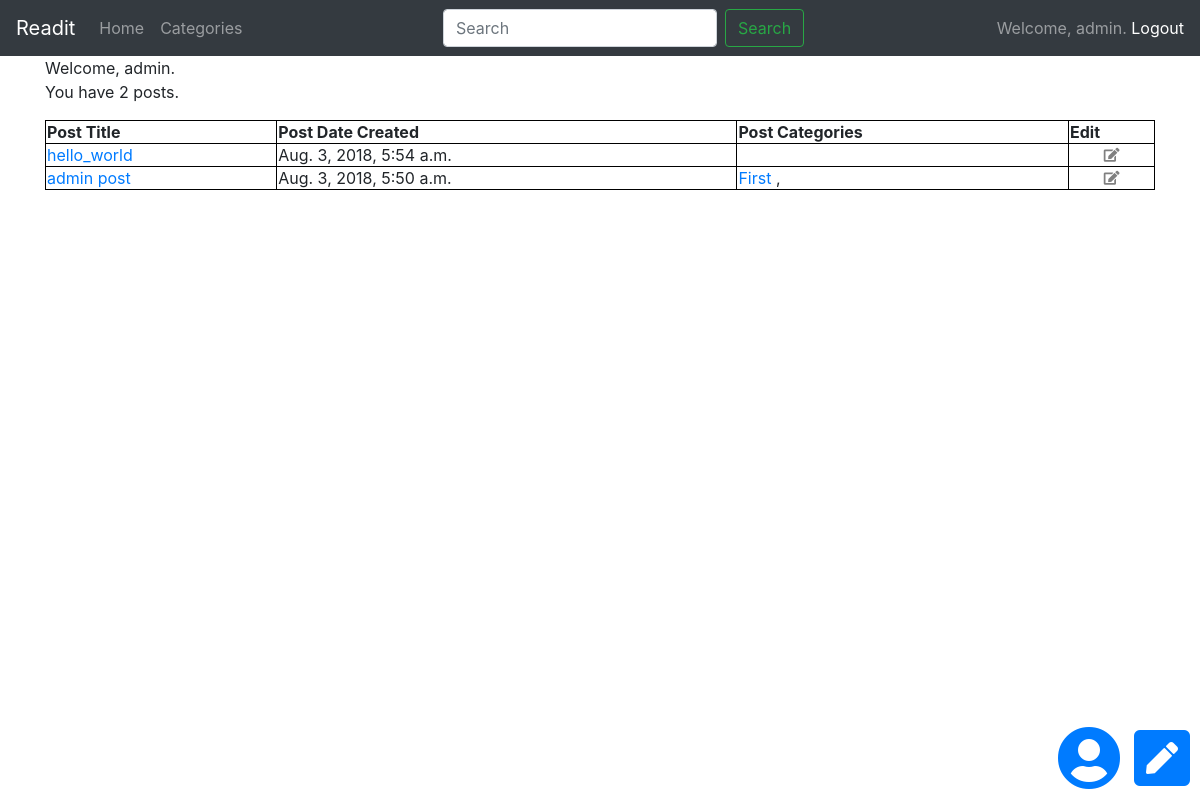
The app's page /blog/account (signed in) with its own data.
### blog/models.py (models this page shows, shortened)
class Post(models.Model):
    title = models.CharField(max_length=200)
    content = models.TextField()
    create_date = models.DateTimeField('Date created')
    create_by = models.ForeignKey('auth.User', related_name='posts', on_delete=models.CASCADE)
    categories = models.ManyToManyField(Category)

class Category(models.Model):
    name = models.CharField(max_length=200)
    slug = models.SlugField(max_length=50)

### blog/views.py (the view)
# urls.py: path('account', views.ProfileView.as_view(), name='profile_view'),
class ProfileView(generic.ListView):
    template_name = 'blogs/account.html'
    context_object_name = 'posts'
    def get_queryset(self):
        un = self.request.user
        posts = Post.objects.filter(create_by=un).order_by('-create_date')
        return posts

### blog/templates/blogs/account.html (shortened to what this page needs)
<head>
        <link rel="stylesheet" href="https://stackpath.bootstrapcdn.com/bootstrap/4.1.3/css/bootstrap.min.css">
        <link rel="stylesheet" href="https://use.fontawesome.com/releases/v5.2.0/css/all.css">
</head>
<body>
    <nav class="navbar navbar-expand-lg navbar-dark bg-dark">
        <a class="navbar-brand" href="/blog/">Readit</a>
        <div class="collapse navbar-collapse" id="navbarNav">
            <ul class="navbar-Nav mr-auto mt-2 mt-lg-0">
                <li class="nav-item">
                    <a class="nav-link" href="/blog/">Home</a>
                </li>
                <li class="nav-item">
                    <a class="nav-link" href="/blog/Categories">Categories</a>
                </li>
            </ul>
            <form class="form-inline mr-auto my-lg-0" method="GET" action="{% url 'blog:search' %}">
                <input class="form-control mr-sm-2" name="search" type="search" placeholder="Search" aria-label="Search">
                <button class="btn btn-outline-success my-2 my-sm-0" type="submit">Search</button>
            </form>
            <span class="navbar-text">
                {% if user.is_authenticated %}
                    Welcome, {{ user.get_username }}. <a href="{% url 'blog:logout' %}">Logout</a>
                {% else %}
                    <a href={% url 'blog:login' %}>Log in</a>
                {% endif %}
            </span>
        </div>
    </nav>
    <div class="container">
        {% if user.is_authenticated %}
            <a href="{% url 'blog:profile_view' %}" style="position:fixed;bottom:10px;right:80px;"><i class="fas fa-user-circle fa-4x"></i></a>
            <a href="{% url 'blog:new_post' %}"style="position:fixed;bottom:10px;right:10px;" ><i class="fas fa-pen-square fa-4x"></i></a>
            Welcome, {{ user.get_username }}.
            {% if posts.count == 1 %}
                <p>You have 1 post.</p>
            {% else %}
                <p>You have {{ posts.count }} posts.</p>
            {% endif %}
            <table style="width:100%; border: 1px solid black;">
                    <tr>
                        <th style="border: 1px solid black;">Post Title</th>
                        <th style="border: 1px solid black;">Post Date Created</th>
                        <th style="border: 1px solid black;">Post Categories</th>
                        <th style="border: 1px solid black;">Edit</th>
                    </tr>
                    {% for post in posts %}
                        <tr>
                            <td style="border: 1px solid black;"><a href="{% url 'blog:detail' post.id %}">{{ post.title }}</a></td>
                            <td style="border: 1px solid black;">{{ post.create_date }}</td>
                            <td style="border: 1px solid black;">{% for category in post.categories.all %}
                                <a href="{% url 'blog:category' category.id %}" >{{ category.name|title }} </a>,
                                {% endfor %}</td>
                            <td style="border: 1px solid black;" align="center"><a href="{% url 'blog:edit' pk=post.pk %}" style="color:grey"><i class="fas fa-edit fa-sm"></i></a></td>
                        </tr>
                    {% endfor %}
                </table>
        {% else %}
            <a href={% url 'blog:login' %}>Log in</a>
        {% endif %}
    </div>
</body>

### records on screen
Post: title "hello_world", create_date "Aug. 3, 2018, 5:54 a.m."
Post: title "admin post", create_date "Aug. 3, 2018, 5:50 a.m."
Category: name "First"

### other values on screen
{{ user.get_username }} "admin"
{{ posts.count }} "2"
